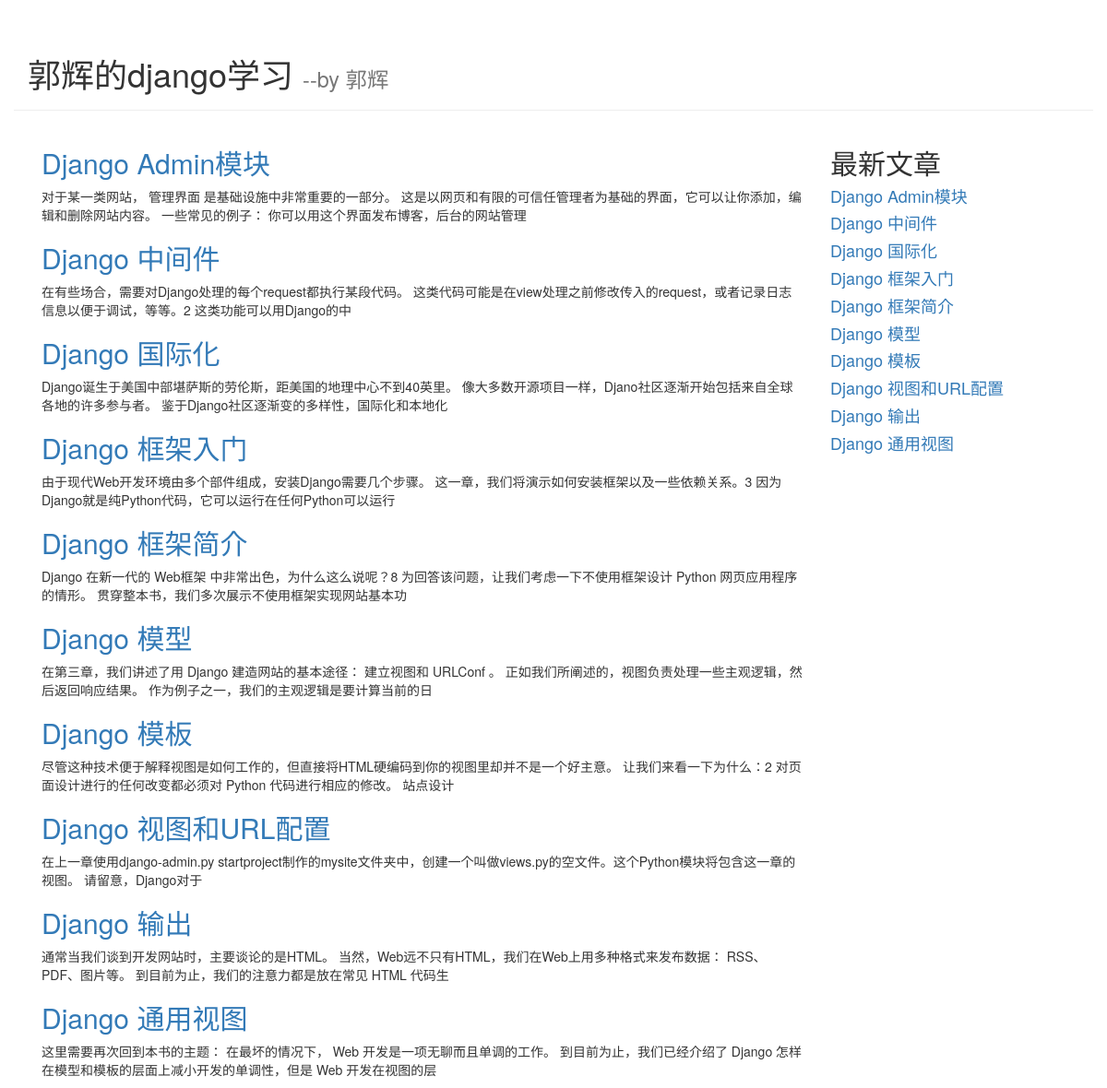
The app's page /blog/index with its own data.
### blog/models.py (models this page shows, shortened)
class Article(models.Model):
    title = models.TextField()
    brief_content = models.TextField()
    article_id = models.AutoField(primary_key=True)
    publish_date = models.DateTimeField(auto_now=True)
    content = models.TextField()

### blog/views.py (the view)
# urls.py: path('index', blog.views.get_index_page),
def get_index_page(request):
    all_article = Article.objects.all()
    return render(request, 'blog/index.html',
                  {
                      'article_list': all_article
                  }
                  )

### blog/templates/blog/index.html (shortened to what this page needs)
<!DOCTYPE html>
<html lang="en">
<head>
    <link rel="stylesheet" href="https://stackpath.bootstrapcdn.com/bootstrap/3.4.1/css/bootstrap.min.css"
>
</head>
<body>
<div class="container page-header">
    <h1>郭辉的django学习
        <small>--by 郭辉</small>
    </h1>
</div>
<div class="container page-body">
    <div class="col-md-9" role="main">
        <div class="body-main">
            {% for article in article_list %}
            <div>
                <h2><a href="detail/{{article.article_id}}">{{ article.title}}</a></h2>
                <p>
                    {{ article.brief_content }}
                </p>
            </div>
            {% endfor %}
        </div>
    </div>
    <div class="col-md-3" role="complementary">
        <div>
            <h2>最新文章</h2>
            {% for article in article_list %}
            <h4><a href="detail/{{article.article_id}}">{{ article.title }}</a></h4>
            {% endfor %}
        </div>
    </div>
</div>
</body>
</html>

### records on screen
Article: title "Django Admin模块", brief_content "对于某一类网站， 管理界面 是基础设施中非常重要的一部分。 这是以网页和有限的可信任管理者为基础的界面，它可以让你添加，编辑和删除网站内容。 一些常见的例子： 你可以用这个界面发布博客，后台的网站管理"
Article: title "Django 中间件", brief_content "在有些场合，需要对Django处理的每个request都执行某段代码。 这类代码可能是在view处理之前修改传入的request，或者记录日志信息以便于调试，等等。2 这类功能可以用Django的中"
Article: title "Django 国际化", brief_content "Django诞生于美国中部堪萨斯的劳伦斯，距美国的地理中心不到40英里。 像大多数开源项目一样，Djano社区逐渐开始包括来自全球各地的许多参与者。 鉴于Django社区逐渐变的多样性，国际化和本地化"
Article: title "Django 框架入门", brief_content "由于现代Web开发环境由多个部件组成，安装Django需要几个步骤。 这一章，我们将演示如何安装框架以及一些依赖关系。3 因为Django就是纯Python代码，它可以运行在任何Python可以运行"
Article: title "Django 框架简介", brief_content "Django 在新一代的 Web框架 中非常出色，为什么这么说呢？8 为回答该问题，让我们考虑一下不使用框架设计 Python 网页应用程序的情形。 贯穿整本书，我们多次展示不使用框架实现网站基本功"
Article: title "Django 模型", brief_content "在第三章，我们讲述了用 Django 建造网站的基本途径： 建立视图和 URLConf 。 正如我们所阐述的，视图负责处理一些主观逻辑，然后返回响应结果。 作为例子之一，我们的主观逻辑是要计算当前的日"
Article: title "Django 模板", brief_content "尽管这种技术便于解释视图是如何工作的，但直接将HTML硬编码到你的视图里却并不是一个好主意。 让我们来看一下为什么：2 对页面设计进行的任何改变都必须对 Python 代码进行相应的修改。 站点设计"
Article: title "Django 视图和URL配置", brief_content "在上一章使用django-admin.py startproject制作的mysite文件夹中，创建一个叫做views.py的空文件。这个Python模块将包含这一章的视图。 请留意，Django对于"
Article: title "Django 输出", brief_content "通常当我们谈到开发网站时，主要谈论的是HTML。 当然，Web远不只有HTML，我们在Web上用多种格式来发布数据： RSS、PDF、图片等。 到目前为止，我们的注意力都是放在常见 HTML 代码生"
Article: title "Django 通用视图", brief_content "这里需要再次回到本书的主题： 在最坏的情况下， Web 开发是一项无聊而且单调的工作。 到目前为止，我们已经介绍了 Django 怎样在模型和模板的层面上减小开发的单调性，但是 Web 开发在视图的层"
